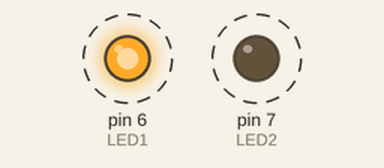
Recording of a sketch running on a simulated Arduino Uno, built with avr-gcc and run on an emulated ATmega328P. On the bench: output pins drawn as LEDs (lit = HIGH). Dashed ring = blinking. What the sketch prints to the serial monitor is not drawn.

Above: at 3.2 s.
Timing chart, 0 to 7.6 s (numbered marks = the images above):
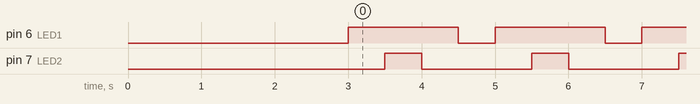

Measured:
- by itself, pin 6 (LED1): alternates HIGH for 1.5 s and LOW for 0.50 s
- by itself, pin 7 (LED2): alternates HIGH for 0.50 s and LOW for 1.5 s
- by itself, everything shown: repeats every 2.0 s, in 4 steps

The sketch:

at90sketchbasicexample.ino
```cpp
/*
  Compile with Arduino 1.8.16 + Teensyduino Version 1.55 https://www.pjrc.com/teensy/td_download.html

  Tools --> Board --> Teensyduino --> Teensy++ 2.0
  USB Type: Serial
  CPU SPEED: 16mhz
*/

#define LED1 6
#define LED2 7

#include <avr/io.h>
#include <avr/wdt.h>
int InitAT90(void)
{
    MCUSR &= ~(1<<WDRF);
    wdt_disable();
    CLKPR = (1<<CLKPCE);
    CLKPR = 0;
    return 1;
}
void initVariant(void)
{
  InitAT90();
  delay(3000);
}

void setup() {
  InitAT90();
  Serial.begin(9600);
  // initialize digital pin LED_BUILTIN as an output.
  pinMode(LED1, OUTPUT);
  pinMode(LED2, OUTPUT);
}

int i = 0;
// the loop function runs over and over again forever
void loop() {
  digitalWrite(LED1, HIGH);   // turn the LED on (HIGH is the voltage level)
  delay(500);                       // wait for half second
  digitalWrite(LED2, HIGH);
  delay(500);
  digitalWrite(LED2, LOW);    // turn the LED off by making the voltage LOW
  delay(500);
  digitalWrite(LED1, LOW);
  delay(500);
  Serial.print("hello dreg: ");
  Serial.println(i++);
}
```
